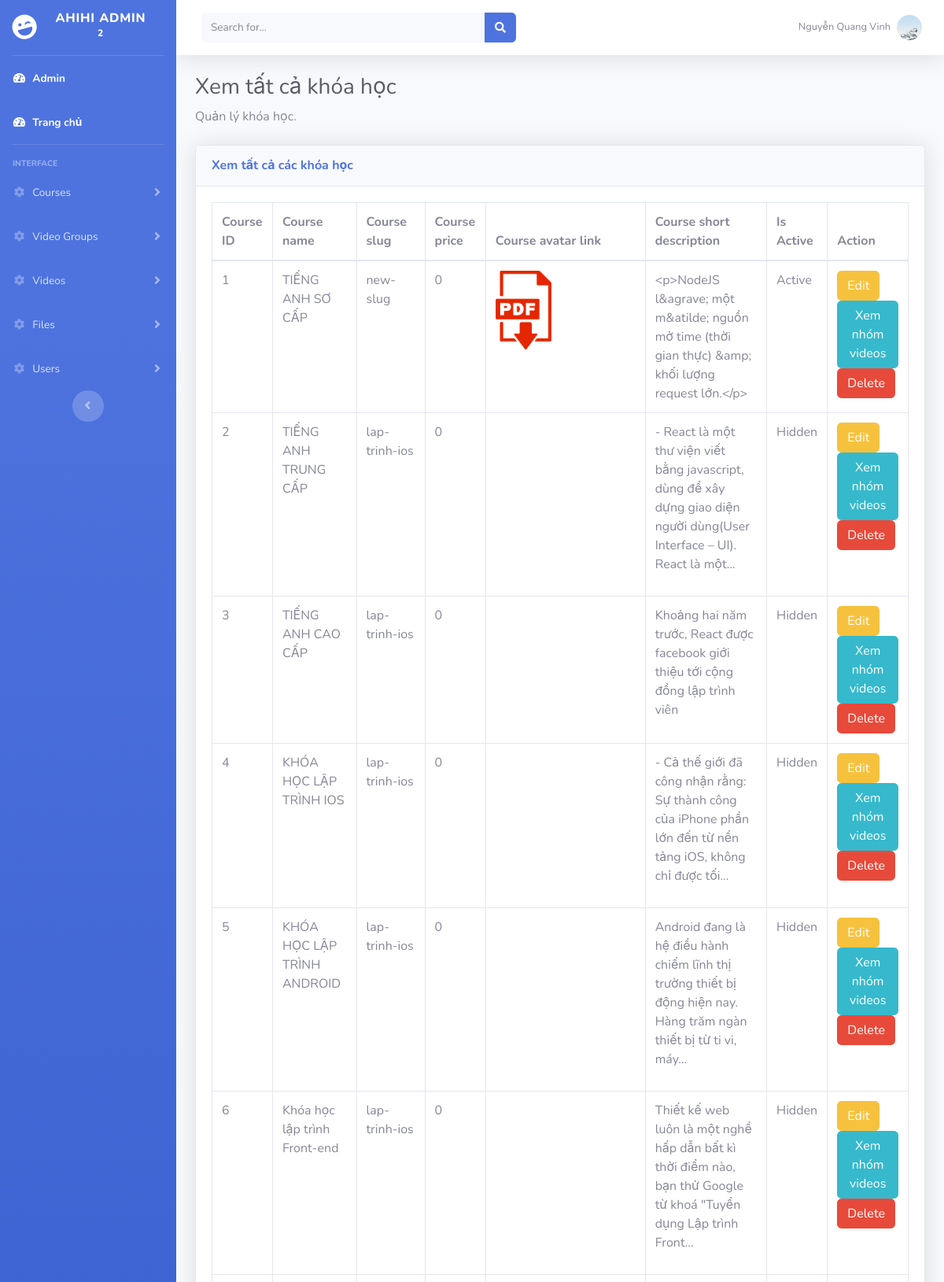
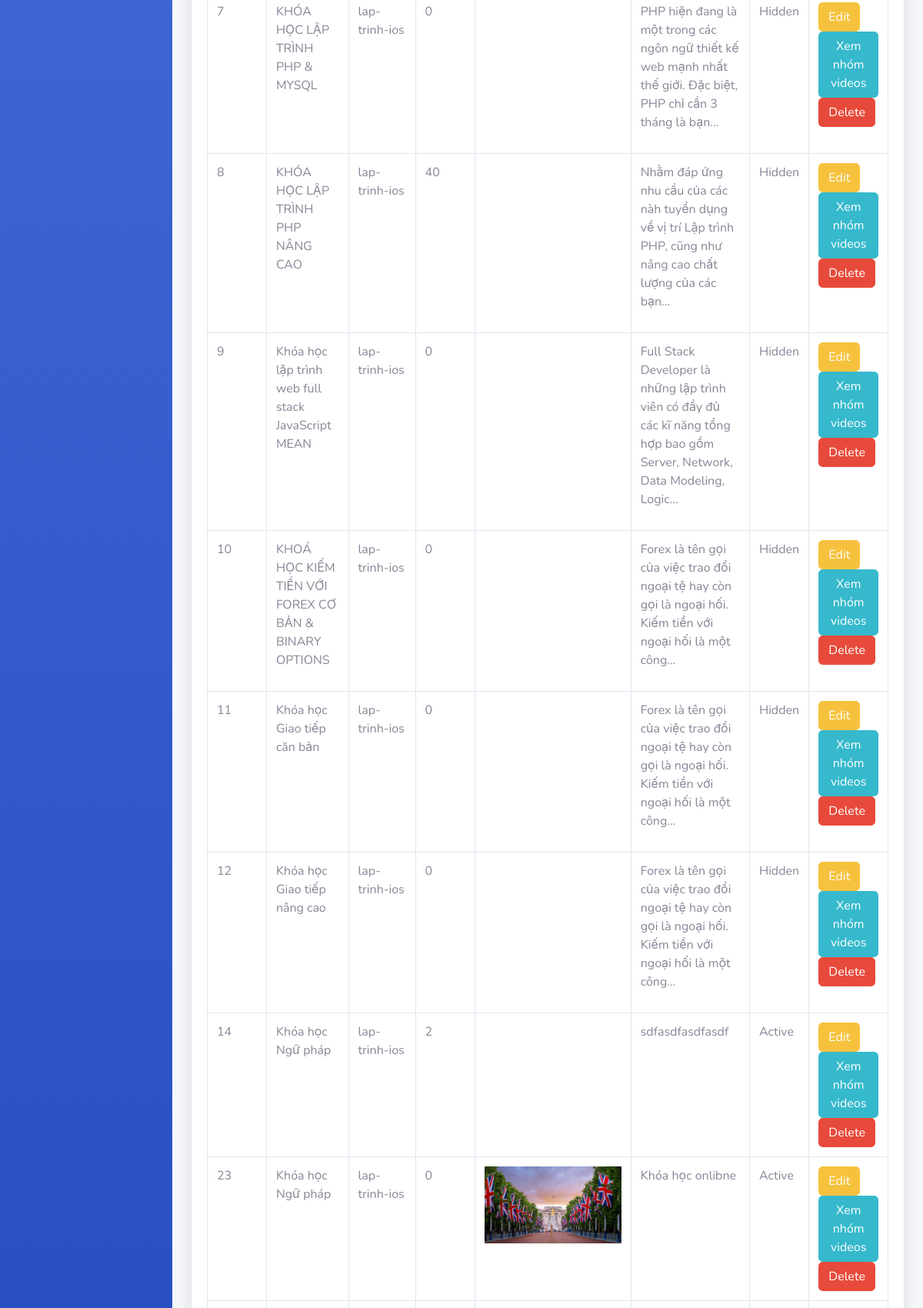
The page /horizontal/admin/pages/courses/courses_view.php (signed in, upper part) on the database its author committed (2 pictures, top to bottom).
### tables this page shows
CREATE TABLE `courses` (
  `id` int(2) UNSIGNED NOT NULL,
  `topic` varchar(20) NOT NULL,
  `type` varchar(20) NOT NULL,
  `name` varchar(80) NOT NULL,
  `slug` varchar(80) NOT NULL,
  `short_description` varchar(255) NOT NULL,
  `long_description` text NOT NULL,
  `thumbnail` varchar(255) NOT NULL,
  `old_price` double DEFAULT NULL,
  `price` double DEFAULT NULL,
  `remaining_slots` int(3) DEFAULT NULL,
  `inner_description` varchar(50) NOT NULL,
  `course_order` int(2) UNSIGNED NOT NULL DEFAULT 0,
  `user_id` int(2) UNSIGNED NOT NULL,
  `is_active` int(1) UNSIGNED NOT NULL DEFAULT 1
);

### horizontal/admin/includes/classes/Course.php (called while the page is built, shortened)
<?php
class Course {
    private $db;
    public function __construct($db)
    {
        $this->db = $db;
    }
    public function get_all_courses() {
        $sql = "SELECT * FROM courses";
        return $this->db->query($sql)->fetchAll();
    }
}
?>

### horizontal/includes/helpers.php (called while the page is built, shortened)
<?php
function substrwords($text, $maxchar, $end='...') {
    if (strlen($text) > $maxchar || $text == '') {
        $words = preg_split('/\s/', $text);
        $output = '';
        $i      = 0;
        while (1) {
            $length = strlen($output)+strlen($words[$i]);
            if ($length > $maxchar) {
                break;
            }
            else {
                $output .= " " . $words[$i];
                ++$i;
            }
        }
        $output .= $end;
    }
    else {
        $output = $text;
    }
    return $output;
}

### horizontal/admin/pages/courses/courses_view.php (the view, shortened to what this page needs)
<?php
include("../../../includes/connect_db.php");
include("../../../includes/helpers.php");
include("../../includes/classes/Course.php");
$course = new Course($db);
$all_courses = $course->get_all_courses();
?>
<?php include("../../partials/header.php"); ?>
<?php include("../../partials/sidebar.php"); ?>
    <?php include("../../partials/topbar.php") ?>
        <h1 class="h3 mb-2 text-gray-800">Xem tất cả khóa học</h1>
        <p class="mb-4">Quản lý khóa học</a>.</p>
        <div class="card shadow mb-4">
            <div class="card-header py-3">
                <h6 class="m-0 font-weight-bold text-primary">Xem tất cả các khóa học</h6>
            </div>
            <div class="card-body">
                <div class="table-responsive">
                    <table class="table table-bordered" id="dataTable" width="100%" cellspacing="0">
                        <thead>
                        <tr>
                            <th>Course ID</th>
                            <th>Course name</th>
                            <th>Course slug</th>
                            <th>Course price</th>
                            <th>Course avatar link</th>
                            <th>Course short description</th>
                            <th>Is Active</th>
                            <th>Action</th>
                        </tr>
                        </thead>
                        <tbody>
                        <?php
                        foreach ($all_courses as $course):
                            ?>
                            <tr>
                                <td><?= $course['id'] ?></td>
                                <td><?= $course['name'] ?></td>
                                <td><?= $course['slug'] ?></td>
                                <td><?= $course['price'] ?></td>
                                <td><img style="max-height: 100px;" src="<?= $course['thumbnail'] ?>" alt=""></td>
                                <td><?= substrwords($course['short_description'], 150) ?></td>
                                <td><?= $course['is_active'] ? "Active" : "Hidden" ?></td>
                                <td>
                                    <a class="btn btn-warning" href="courses_edit.php?id=<?= $course['id'] ?>">Edit</a>
                                    <a class="btn btn-info" href="../video_groups/video_groups_view.php?course_id=<?= $course['id'] ?>">Xem nhóm videos</a>
                                    <a href="courses_delete.php?id=<?= $course['id'] ?>" class="btn btn-danger" onclick="return confirm('Bạn có chắc muốn xóa không ?');">Delete</a>
                                </td>
                            </tr>
                        <?php endforeach; ?>
                        </tbody>
                    </table>
                </div>
            </div>
        </div>
<?php include("../../partials/footer.php") ?>

### rows shown on the page
courses: id "1", name "TIẾNG ANH SƠ CẤP", slug "new-slug", price "0", thumbnail (picture), short_description "<p>NodeJS l&agrave; một m&atilde; nguồn mở time (thời gian thực) &amp; khối lượng request lớn.</p>", is_active "Active"
courses: id "2", name "TIẾNG ANH TRUNG CẤP", slug "lap-trinh-ios", price "0", short_description "- React là một thư viện viết bằng javascript, dùng để xây dựng giao diện người dùng(User Interface – UI). React là một...", is_active "Hidden"
courses: id "3", name "TIẾNG ANH CAO CẤP", slug "lap-trinh-ios", price "0", short_description "Khoảng hai năm trước, React được facebook giới thiệu tới cộng đồng lập trình viên", is_active "Hidden"
courses: id "4", name "KHÓA HỌC LẬP TRÌNH IOS", slug "lap-trinh-ios", price "0", short_description "- Cả thế giới đã công nhận rằng: Sự thành công của iPhone phần lớn đến từ nền tảng iOS, không chỉ được tối...", is_active "Hidden"
courses: id "5", name "KHÓA HỌC LẬP TRÌNH ANDROID", slug "lap-trinh-ios", price "0", short_description "Android đang là hệ điều hành chiếm lĩnh thị trường thiết bị động hiện nay. Hàng trăm ngàn thiết bị từ ti vi, máy...", is_active "Hidden"
courses: id "6", name "Khóa học lập trình Front-end", slug "lap-trinh-ios", price "0", short_description "Thiết kế web luôn là một nghề hấp dẫn bất kì thời điểm nào, bạn thử Google từ khoá \"Tuyển dụng Lập trình Front...", is_active "Hidden"
courses: id "7", name "KHÓA HỌC LẬP TRÌNH PHP & MYSQL", slug "lap-trinh-ios", price "0", short_description "PHP hiện đang là một trong các ngôn ngữ thiết kế web mạnh nhất thế giới. Đặc biệt, PHP chỉ cần 3 tháng là bạn...", is_active "Hidden"
courses: id "8", name "KHÓA HỌC LẬP TRÌNH PHP NÂNG CAO", slug "lap-trinh-ios", price "40", short_description "Nhằm đáp ứng nhu cầu của các nàh tuyển dụng về vị trí Lập trình PHP, cũng như nâng cao chất lượng của các bạn...", is_active "Hidden"
courses: id "9", name "Khóa học lập trình web full stack JavaScript MEAN", slug "lap-trinh-ios", price "0", short_description "Full Stack Developer là những lập trình viên có đầy đủ các kĩ năng tổng hợp bao gồm Server, Network, Data Modeling, Logic...", is_active "Hidden"
courses: id "10", name "KHOÁ HỌC KIẾM TIỀN VỚI FOREX CƠ BẢN & BINARY OPTIONS", slug "lap-trinh-ios", price "0", short_description "Forex là tên gọi của việc trao đổi ngoại tệ hay còn gọi là ngoại hối. Kiếm tiền với ngoại hối là một công...", is_active "Hidden"
courses: id "11", name "Khóa học Giao tiếp căn bản", slug "lap-trinh-ios", price "0", short_description "Forex là tên gọi của việc trao đổi ngoại tệ hay còn gọi là ngoại hối. Kiếm tiền với ngoại hối là một công...", is_active "Hidden"
courses: id "12", name "Khóa học Giao tiếp nâng cao", slug "lap-trinh-ios", price "0", short_description "Forex là tên gọi của việc trao đổi ngoại tệ hay còn gọi là ngoại hối. Kiếm tiền với ngoại hối là một công...", is_active "Hidden"
courses: id "14", name "Khóa học Ngữ pháp", slug "lap-trinh-ios", price "2", short_description "sdfasdfasdfasdf", is_active "Active"
courses: id "23", name "Khóa học Ngữ pháp", slug "lap-trinh-ios", price "0", thumbnail (picture), short_description "Khóa học onlibne", is_active "Active"

### other values the page prints
$_SESSION['user']['full_name'] "Nguyễn Quang Vinh"
